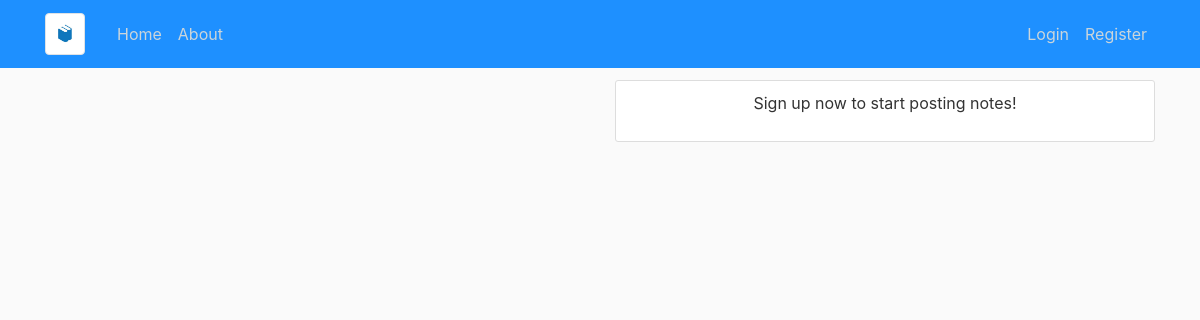
The app's page /, older data.
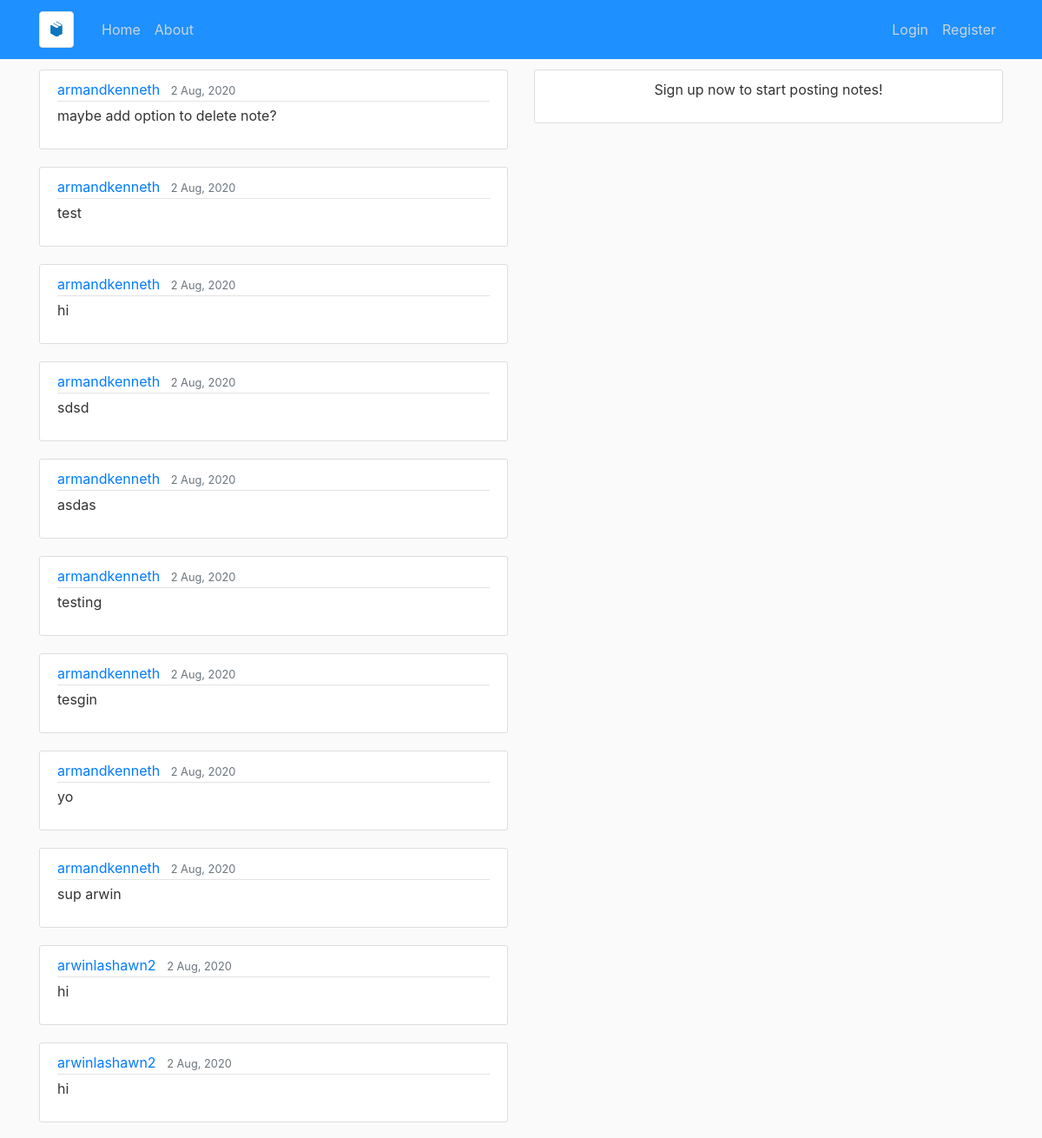
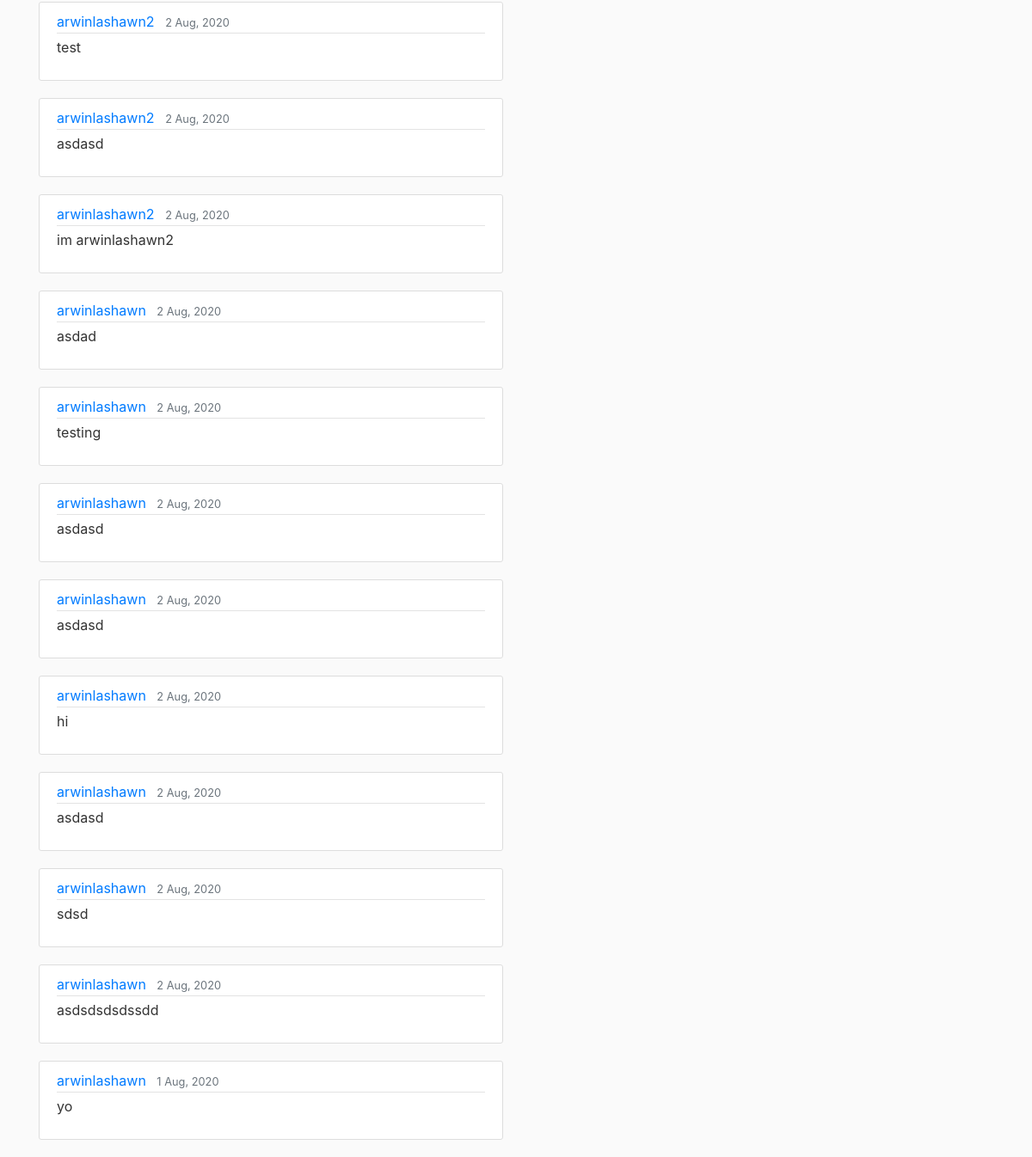
The same page, newer data (2 pictures, top to bottom).
### notes/models.py (models this page shows, shortened)
class Post(models.Model):
	content = models.TextField()
	date_posted = models.DateTimeField(default=timezone.now)
	author = models.ForeignKey(User, on_delete=models.CASCADE)

### notes/views.py (the view)
# urls.py: path('', views.create, name='notes-home'),
def create(request): # finally!
	if request.method == 'POST':
		form = SimpleForm(request.POST)
		if form.is_valid():
			a = request.user
			n = form.cleaned_data["message"]
			t = Post(content=n, author=a)
			t.save()
		return HttpResponseRedirect("/")
	else:
		form = SimpleForm()
	context = {
		'form': form,
		'posts': Post.objects.all().order_by('-date_posted')
	}
	return render(request, "notes/home.html", context)

### notes/templates/notes/home.html
{% extends "notes/base.html" %}
{% block content %}
	{% for post in posts %}
		<article class="media content-section">
		  <div class="media-body">
		    <div class="article-metadata">
		      <a class="mr-2" href="#">{{ post.author }}</a>
		      <small class="text-muted">{{ post.date_posted|date:"j M, Y" }}</small>
		    </div>
		    <p class="article-content">{{ post.content }}</p>
		  </div>
		</article>
	{% endfor %}
{% endblock content %}

### notes/templates/notes/base.html (shortened to what this page needs)
{% load static %}
{% load crispy_forms_tags %}
<!DOCTYPE html>
<html>
<head>
    <link rel="stylesheet" href="https://maxcdn.bootstrapcdn.com/bootstrap/4.0.0/css/bootstrap.min.css">
    <link rel="stylesheet" type="text/css" href="{% static 'notes/main.css' %}">
</head>
<body>
	<header class="site-header">
	  <nav class="navbar navbar-expand-md navbar-dark bg-steel fixed-top">
	    <div class="container">
	      <a class="navbar-brand mr-4" href="/">
	      	<img class="img-thumbnail" src="{% static 'notes/logo.jpg' %}" alt="Logo" width="40", height="40">
	      </a>
	      <div class="collapse navbar-collapse" id="navbarToggle">
	        <div class="navbar-nav mr-auto">
	          <a class="nav-item nav-link" href="{% url 'notes-home' %}">Home</a>
	          <a class="nav-item nav-link" href="{% url 'notes-about' %}">About</a>
	        </div>
	        <div class="navbar-nav">
	        	{% if user.is_authenticated %}
	        		<a class="navbar-text text-white"> Hello, {{ request.user.username }}!</a>
	        		<a class="nav-item nav-link" href="{% url 'logout'%}"> Logout </a>
	        	{% else %}
	          		<a class="nav-item nav-link" href="{% url 'login'%}">Login</a>
	          		<a class="nav-item nav-link" href="{% url 'register'%}">Register</a>
	          	{% endif %}
	        </div>
	      </div>
	    </div>
	  </nav>
	</header>
	<main role="main" class="container">
	  <div class="row">
	    <div class="col-md-6">
	      {% block content %}{% endblock content %}
	    {% block form %}
	    </div>
	    <div class="col-md-6">
	      <div class="content-section">
	      	{% if user.is_authenticated %}
	      		<h4 class="text-muted"> Post a note now! </h4>
	        	<form action="" method="post"> {% csrf_token %}
	        		<hr>
	        		{{ form|crispy }}
    				<button type="submit" class="btn btn-primary" name="save"> Post </button>
				</form>
	        	{% else %}
	          		<p style="text-align:center">Sign up now to start posting notes!</p>
	          	{% endif %}
	      </div>
	    </div>
	  </div>
	</main>
	{% endblock form %}
</body>
</html>

### notes/static/notes/main.css (style rules this page uses)
body { background: #fafafa; color: #333333; margin-top: 5rem; }
.bg-steel { background-color: #1E90FF; }
.site-header .navbar-nav .nav-link { color: #cbd5db; }
.content-section { background: #ffffff; padding: 10px 20px; border: 1px solid #dddddd; border-radius: 3px; margin-bottom: 20px; }
.article-content { white-space: pre-line; }
.article-metadata { padding-bottom: 1px; margin-bottom: 4px; border-bottom: 1px solid #e3e3e3 }

Row changes from the older to the newer data that the page shows:
added Post: author "armandkenneth", date_posted "2 Aug, 2020", content "maybe add option to delete note?"
added Post: author "armandkenneth", date_posted "2 Aug, 2020", content "test"
added Post: author "armandkenneth", date_posted "2 Aug, 2020", content "hi"
added Post: author "armandkenneth", date_posted "2 Aug, 2020", content "sdsd"
added Post: author "armandkenneth", date_posted "2 Aug, 2020", content "asdas"
added Post: author "armandkenneth", date_posted "2 Aug, 2020", content "testing"
added Post: author "armandkenneth", date_posted "2 Aug, 2020", content "tesgin"
added Post: author "armandkenneth", date_posted "2 Aug, 2020", content "yo"
added Post: author "armandkenneth", date_posted "2 Aug, 2020", content "sup arwin"
added Post: author "arwinlashawn2", date_posted "2 Aug, 2020", content "hi"
added Post: author "arwinlashawn2", date_posted "2 Aug, 2020", content "hi"
added Post: author "arwinlashawn2", date_posted "2 Aug, 2020", content "test"
added Post: author "arwinlashawn2", date_posted "2 Aug, 2020", content "asdasd"
added Post: author "arwinlashawn2", date_posted "2 Aug, 2020", content "im arwinlashawn2"
added Post: author "arwinlashawn", date_posted "2 Aug, 2020", content "asdad"
added Post: author "arwinlashawn", date_posted "2 Aug, 2020", content "testing"
added Post: author "arwinlashawn", date_posted "2 Aug, 2020", content "asdasd"
added Post: author "arwinlashawn", date_posted "2 Aug, 2020", content "asdasd"
added Post: author "arwinlashawn", date_posted "2 Aug, 2020", content "hi"
added Post: author "arwinlashawn", date_posted "2 Aug, 2020", content "asdasd"
added Post: author "arwinlashawn", date_posted "2 Aug, 2020", content "sdsd"
added Post: author "arwinlashawn", date_posted "2 Aug, 2020", content "asdsdsdsdssdd"
added Post: author "arwinlashawn", date_posted "1 Aug, 2020", content "yo"
